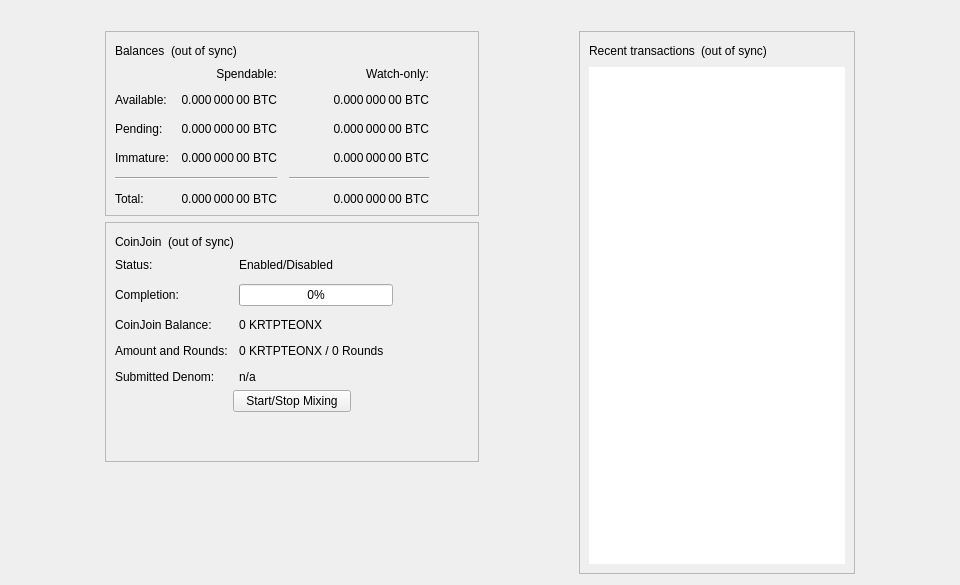
<?xml version="1.0" encoding="UTF-8"?>
<ui version="4.0">
 <class>OverviewPage</class>
 <widget class="QWidget" name="OverviewPage">
  <property name="geometry">
   <rect>
    <x>0</x>
    <y>0</y>
    <width>960</width>
    <height>585</height>
   </rect>
  </property>
  <property name="minimumSize">
   <size>
    <width>960</width>
    <height>0</height>
   </size>
  </property>
  <property name="windowTitle">
   <string>Form</string>
  </property>
  <layout class="QVBoxLayout" name="topLayout">
   <item>
    <widget class="QLabel" name="labelAlerts">
     <property name="visible">
      <bool>false</bool>
     </property>
     <property name="wordWrap">
      <bool>true</bool>
     </property>
     <property name="margin">
      <number>3</number>
     </property>
     <property name="textInteractionFlags">
      <set>Qt::TextSelectableByMouse</set>
     </property>
    </widget>
   </item>
   <item>
    <layout class="QHBoxLayout" name="horizontalLayout" stretch="1,0,1,0,1">
     <item>
      <spacer name="horizontalSpacerLeft">
       <property name="orientation">
        <enum>Qt::Horizontal</enum>
       </property>
       <property name="sizeType">
        <enum>QSizePolicy::Preferred</enum>
       </property>
       <property name="sizeHint" stdset="0">
        <size>
         <width>10</width>
         <height>20</height>
        </size>
       </property>
      </spacer>
     </item>
     <item>
      <layout class="QVBoxLayout" name="verticalLayout_2">
       <item>
        <widget class="QFrame" name="frame">
         <property name="frameShape">
          <enum>QFrame::StyledPanel</enum>
         </property>
         <property name="frameShadow">
          <enum>QFrame::Raised</enum>
         </property>
         <layout class="QVBoxLayout" name="verticalLayout_4">
          <item>
           <layout class="QHBoxLayout" name="horizontalLayout_4">
            <item>
             <widget class="QLabel" name="label_5">
              <property name="text">
               <string>Balances</string>
              </property>
             </widget>
            </item>
            <item>
             <widget class="QLabel" name="labelWalletStatus">
              <property name="toolTip">
               <string>The displayed information may be out of date. Your wallet automatically synchronizes with the Krypteonx network after a connection is established, but this process has not completed yet.</string>
              </property>
              <property name="text">
               <string notr="true">(out of sync)</string>
              </property>
              <property name="alignment">
               <set>Qt::AlignLeading|Qt::AlignLeft|Qt::AlignVCenter</set>
              </property>
             </widget>
            </item>
            <item>
             <spacer name="horizontalSpacer_3">
              <property name="orientation">
               <enum>Qt::Horizontal</enum>
              </property>
              <property name="sizeHint" stdset="0">
               <size>
                <width>40</width>
                <height>20</height>
               </size>
              </property>
             </spacer>
            </item>
           </layout>
          </item>
          <item>
           <layout class="QGridLayout" name="gridLayout">
            <property name="spacing">
             <number>12</number>
            </property>
            <item row="2" column="2">
             <widget class="QLabel" name="labelWatchPending">
              <property name="cursor">
               <cursorShape>IBeamCursor</cursorShape>
              </property>
              <property name="toolTip">
               <string>Unconfirmed transactions to watch-only addresses</string>
              </property>
              <property name="text">
               <string notr="true">0.000 000 00 BTC</string>
              </property>
              <property name="alignment">
               <set>Qt::AlignRight|Qt::AlignTrailing|Qt::AlignVCenter</set>
              </property>
              <property name="textInteractionFlags">
               <set>Qt::LinksAccessibleByMouse|Qt::TextSelectableByKeyboard|Qt::TextSelectableByMouse</set>
              </property>
             </widget>
            </item>
            <item row="2" column="1">
             <widget class="QLabel" name="labelUnconfirmed">
              <property name="cursor">
               <cursorShape>IBeamCursor</cursorShape>
              </property>
              <property name="toolTip">
               <string>Total of transactions that have yet to be confirmed, and do not yet count toward the spendable balance</string>
              </property>
              <property name="text">
               <string notr="true">0.000 000 00 BTC</string>
              </property>
              <property name="alignment">
               <set>Qt::AlignRight|Qt::AlignTrailing|Qt::AlignVCenter</set>
              </property>
              <property name="textInteractionFlags">
               <set>Qt::LinksAccessibleByMouse|Qt::TextSelectableByKeyboard|Qt::TextSelectableByMouse</set>
              </property>
             </widget>
            </item>
            <item row="3" column="2">
             <widget class="QLabel" name="labelWatchImmature">
              <property name="cursor">
               <cursorShape>IBeamCursor</cursorShape>
              </property>
              <property name="toolTip">
               <string>Mined balance in watch-only addresses that has not yet matured</string>
              </property>
              <property name="text">
               <string notr="true">0.000 000 00 BTC</string>
              </property>
              <property name="alignment">
               <set>Qt::AlignRight|Qt::AlignTrailing|Qt::AlignVCenter</set>
              </property>
              <property name="textInteractionFlags">
               <set>Qt::LinksAccessibleByMouse|Qt::TextSelectableByKeyboard|Qt::TextSelectableByMouse</set>
              </property>
             </widget>
            </item>
            <item row="4" column="0" colspan="2">
             <widget class="Line" name="lineSpendableBalance">
              <property name="orientation">
               <enum>Qt::Horizontal</enum>
              </property>
             </widget>
            </item>
            <item row="4" column="2">
             <widget class="Line" name="lineWatchBalance">
              <property name="sizePolicy">
               <sizepolicy hsizetype="Preferred" vsizetype="Fixed">
                <horstretch>0</horstretch>
                <verstretch>0</verstretch>
               </sizepolicy>
              </property>
              <property name="minimumSize">
               <size>
                <width>140</width>
                <height>0</height>
               </size>
              </property>
              <property name="orientation">
               <enum>Qt::Horizontal</enum>
              </property>
             </widget>
            </item>
            <item row="5" column="0">
             <widget class="QLabel" name="labelTotalText">
              <property name="text">
               <string>Total:</string>
              </property>
             </widget>
            </item>
            <item row="3" column="1">
             <widget class="QLabel" name="labelImmature">
              <property name="cursor">
               <cursorShape>IBeamCursor</cursorShape>
              </property>
              <property name="toolTip">
               <string>Mined balance that has not yet matured</string>
              </property>
              <property name="text">
               <string notr="true">0.000 000 00 BTC</string>
              </property>
              <property name="alignment">
               <set>Qt::AlignRight|Qt::AlignTrailing|Qt::AlignVCenter</set>
              </property>
              <property name="textInteractionFlags">
               <set>Qt::LinksAccessibleByMouse|Qt::TextSelectableByKeyboard|Qt::TextSelectableByMouse</set>
              </property>
             </widget>
            </item>
            <item row="2" column="3">
             <spacer name="horizontalSpacer_2">
              <property name="orientation">
               <enum>Qt::Horizontal</enum>
              </property>
              <property name="sizeHint" stdset="0">
               <size>
                <width>40</width>
                <height>20</height>
               </size>
              </property>
             </spacer>
            </item>
            <item row="3" column="0">
             <widget class="QLabel" name="labelImmatureText">
              <property name="text">
               <string>Immature:</string>
              </property>
             </widget>
            </item>
            <item row="5" column="1">
             <widget class="QLabel" name="labelTotal">
              <property name="cursor">
               <cursorShape>IBeamCursor</cursorShape>
              </property>
              <property name="toolTip">
               <string>Your current total balance</string>
              </property>
              <property name="text">
               <string notr="true">0.000 000 00 BTC</string>
              </property>
              <property name="alignment">
               <set>Qt::AlignRight|Qt::AlignTrailing|Qt::AlignVCenter</set>
              </property>
              <property name="textInteractionFlags">
               <set>Qt::LinksAccessibleByMouse|Qt::TextSelectableByKeyboard|Qt::TextSelectableByMouse</set>
              </property>
             </widget>
            </item>
            <item row="5" column="2">
             <widget class="QLabel" name="labelWatchTotal">
              <property name="cursor">
               <cursorShape>IBeamCursor</cursorShape>
              </property>
              <property name="toolTip">
               <string>Current total balance in watch-only addresses</string>
              </property>
              <property name="text">
               <string notr="true">0.000 000 00 BTC</string>
              </property>
              <property name="alignment">
               <set>Qt::AlignRight|Qt::AlignTrailing|Qt::AlignVCenter</set>
              </property>
              <property name="textInteractionFlags">
               <set>Qt::LinksAccessibleByMouse|Qt::TextSelectableByKeyboard|Qt::TextSelectableByMouse</set>
              </property>
             </widget>
            </item>
            <item row="0" column="2">
             <widget class="QLabel" name="labelWatchonly">
              <property name="text">
               <string>Watch-only:</string>
              </property>
              <property name="alignment">
               <set>Qt::AlignRight|Qt::AlignTrailing|Qt::AlignVCenter</set>
              </property>
             </widget>
            </item>
            <item row="1" column="0">
             <widget class="QLabel" name="labelBalanceText">
              <property name="text">
               <string>Available:</string>
              </property>
             </widget>
            </item>
            <item row="1" column="1">
             <widget class="QLabel" name="labelBalance">
              <property name="cursor">
               <cursorShape>IBeamCursor</cursorShape>
              </property>
              <property name="toolTip">
               <string>Your current spendable balance</string>
              </property>
              <property name="text">
               <string notr="true">0.000 000 00 BTC</string>
              </property>
              <property name="alignment">
               <set>Qt::AlignRight|Qt::AlignTrailing|Qt::AlignVCenter</set>
              </property>
              <property name="textInteractionFlags">
               <set>Qt::LinksAccessibleByMouse|Qt::TextSelectableByKeyboard|Qt::TextSelectableByMouse</set>
              </property>
             </widget>
            </item>
            <item row="1" column="2">
             <widget class="QLabel" name="labelWatchAvailable">
              <property name="cursor">
               <cursorShape>IBeamCursor</cursorShape>
              </property>
              <property name="toolTip">
               <string>Your current balance in watch-only addresses</string>
              </property>
              <property name="text">
               <string notr="true">0.000 000 00 BTC</string>
              </property>
              <property name="alignment">
               <set>Qt::AlignRight|Qt::AlignTrailing|Qt::AlignVCenter</set>
              </property>
              <property name="textInteractionFlags">
               <set>Qt::LinksAccessibleByMouse|Qt::TextSelectableByKeyboard|Qt::TextSelectableByMouse</set>
              </property>
             </widget>
            </item>
            <item row="2" column="0">
             <widget class="QLabel" name="labelPendingText">
              <property name="text">
               <string>Pending:</string>
              </property>
             </widget>
            </item>
            <item row="0" column="1">
             <widget class="QLabel" name="labelSpendable">
              <property name="text">
               <string>Spendable:</string>
              </property>
              <property name="alignment">
               <set>Qt::AlignRight|Qt::AlignTrailing|Qt::AlignVCenter</set>
              </property>
             </widget>
            </item>
           </layout>
          </item>
         </layout>
        </widget>
       </item>
       <item>
        <widget class="QFrame" name="frameCoinJoin">
         <property name="layoutDirection">
          <enum>Qt::LeftToRight</enum>
         </property>
         <property name="frameShape">
          <enum>QFrame::StyledPanel</enum>
         </property>
         <property name="frameShadow">
          <enum>QFrame::Raised</enum>
         </property>
         <layout class="QVBoxLayout" name="VerticalLayout_PS1">
          <item>
           <layout class="QHBoxLayout" name="horizontalLayout_5">
            <item>
             <widget class="QLabel" name="labelCoinJoinHeader">
              <property name="text">
               <string notr="true">CoinJoin</string>
              </property>
             </widget>
            </item>
            <item>
             <widget class="QLabel" name="labelCoinJoinSyncStatus">
              <property name="toolTip">
               <string>The displayed information may be out of date. Your wallet automatically synchronizes with the Krypteonx network after a connection is established, but this process has not completed yet.</string>
              </property>
              <property name="text">
               <string notr="true">(out of sync)</string>
              </property>
              <property name="alignment">
               <set>Qt::AlignLeading|Qt::AlignLeft|Qt::AlignVCenter</set>
              </property>
             </widget>
            </item>
            <item>
             <spacer name="horizontalSpacer_4">
              <property name="orientation">
               <enum>Qt::Horizontal</enum>
              </property>
              <property name="sizeHint" stdset="0">
               <size>
                <width>40</width>
                <height>20</height>
               </size>
              </property>
             </spacer>
            </item>
           </layout>
          </item>
          <item>
           <layout class="QFormLayout" name="coinJoinFormLayout">
            <property name="fieldGrowthPolicy">
             <enum>QFormLayout::AllNonFixedFieldsGrow</enum>
            </property>
            <property name="horizontalSpacing">
             <number>11</number>
            </property>
            <property name="verticalSpacing">
             <number>12</number>
            </property>
            <item row="0" column="0">
             <widget class="QLabel" name="labelCoinJoinEnabledText">
              <property name="text">
               <string>Status:</string>
              </property>
             </widget>
            </item>
            <item row="0" column="1">
             <widget class="QLabel" name="labelCoinJoinEnabled">
              <property name="text">
               <string>Enabled/Disabled</string>
              </property>
             </widget>
            </item>
            <item row="1" column="0">
             <widget class="QLabel" name="labelCompletitionText">
              <property name="text">
               <string>Completion:</string>
              </property>
             </widget>
            </item>
            <item row="1" column="1">
             <widget class="QProgressBar" name="coinJoinProgress">
              <property name="maximumSize">
               <size>
                <width>154</width>
                <height>16777215</height>
               </size>
              </property>
              <property name="value">
               <number>0</number>
              </property>
             </widget>
            </item>
            <item row="2" column="0">
             <widget class="QLabel" name="labelAnonymizedText">
              <property name="text">
               <string notr="true">CoinJoin Balance:</string>
              </property>
             </widget>
            </item>
            <item row="2" column="1">
             <widget class="QLabel" name="labelAnonymized">
              <property name="text">
               <string notr="true">0 KRTPTEONX</string>
              </property>
             </widget>
            </item>
            <item row="3" column="0">
             <widget class="QLabel" name="labelAmountAndRoundsText">
              <property name="text">
               <string>Amount and Rounds:</string>
              </property>
             </widget>
            </item>
            <item row="3" column="1">
             <widget class="QLabel" name="labelAmountRounds">
              <property name="text">
               <string notr="true">0 KRTPTEONX / 0 Rounds</string>
              </property>
             </widget>
            </item>
            <item row="4" column="0">
             <widget class="QLabel" name="labelSubmittedDenomText">
              <property name="text">
               <string>Submitted Denom:</string>
              </property>
             </widget>
            </item>
            <item row="4" column="1">
             <widget class="QLabel" name="labelSubmittedDenom">
              <property name="toolTip">
               <string>The denominations you submitted to the Smartnode.&lt;br&gt;To mix, other users must submit the exact same denominations.</string>
              </property>
              <property name="text">
               <string>n/a</string>
              </property>
              <property name="wordWrap">
               <bool>true</bool>
              </property>
             </widget>
            </item>
           </layout>
          </item>
          <item>
           <layout class="QVBoxLayout" name="VerticalLayout_PS">
            <item>
             <layout class="QHBoxLayout" name="horizontalLayout_3">
              <property name="topMargin">
               <number>0</number>
              </property>
              <item>
               <spacer name="horizontalSpacer_5">
                <property name="orientation">
                 <enum>Qt::Horizontal</enum>
                </property>
                <property name="sizeHint" stdset="0">
                 <size>
                  <width>40</width>
                  <height>20</height>
                 </size>
                </property>
               </spacer>
              </item>
              <item>
               <widget class="QPushButton" name="toggleCoinJoin">
                <property name="sizePolicy">
                 <sizepolicy hsizetype="MinimumExpanding" vsizetype="Fixed">
                  <horstretch>0</horstretch>
                  <verstretch>0</verstretch>
                 </sizepolicy>
                </property>
                <property name="text">
                 <string>Start/Stop Mixing</string>
                </property>
               </widget>
              </item>
              <item>
               <spacer name="horizontalSpacer_6">
                <property name="orientation">
                 <enum>Qt::Horizontal</enum>
                </property>
                <property name="sizeHint" stdset="0">
                 <size>
                  <width>40</width>
                  <height>20</height>
                 </size>
                </property>
               </spacer>
              </item>
             </layout>
            </item>
            <item>
             <spacer name="verticalSpacer_3">
              <property name="orientation">
               <enum>Qt::Vertical</enum>
              </property>
              <property name="sizeHint" stdset="0">
               <size>
                <width>20</width>
                <height>40</height>
               </size>
              </property>
             </spacer>
            </item>
           </layout>
          </item>
         </layout>
        </widget>
       </item>
       <item>
        <spacer name="verticalSpacer">
         <property name="orientation">
          <enum>Qt::Vertical</enum>
         </property>
         <property name="sizeHint" stdset="0">
          <size>
           <width>20</width>
           <height>40</height>
          </size>
         </property>
        </spacer>
       </item>
      </layout>
     </item>
     <item>
      <spacer name="horizontalSpacerCenter">
       <property name="orientation">
        <enum>Qt::Horizontal</enum>
       </property>
       <property name="sizeHint" stdset="0">
        <size>
         <width>10</width>
         <height>20</height>
        </size>
       </property>
      </spacer>
     </item>
     <item>
      <layout class="QVBoxLayout" name="verticalLayout_3">
       <item>
        <widget class="QFrame" name="frame_2">
         <property name="frameShape">
          <enum>QFrame::StyledPanel</enum>
         </property>
         <property name="frameShadow">
          <enum>QFrame::Raised</enum>
         </property>
         <layout class="QVBoxLayout" name="verticalLayout">
          <item>
           <layout class="QHBoxLayout" name="horizontalLayout_2">
            <item>
             <widget class="QLabel" name="label_4">
              <property name="text">
               <string>Recent transactions</string>
              </property>
             </widget>
            </item>
            <item>
             <widget class="QLabel" name="labelTransactionsStatus">
              <property name="toolTip">
               <string>The displayed information may be out of date. Your wallet automatically synchronizes with the Krypteonx network after a connection is established, but this process has not completed yet.</string>
              </property>
              <property name="text">
               <string notr="true">(out of sync)</string>
              </property>
              <property name="alignment">
               <set>Qt::AlignLeading|Qt::AlignLeft|Qt::AlignVCenter</set>
              </property>
             </widget>
            </item>
            <item>
             <spacer name="horizontalSpacer">
              <property name="orientation">
               <enum>Qt::Horizontal</enum>
              </property>
              <property name="sizeHint" stdset="0">
               <size>
                <width>40</width>
                <height>20</height>
               </size>
              </property>
             </spacer>
            </item>
           </layout>
          </item>
          <item>
           <widget class="QListView" name="listTransactions">
            <property name="frameShape">
             <enum>QFrame::NoFrame</enum>
            </property>
            <property name="verticalScrollBarPolicy">
             <enum>Qt::ScrollBarAlwaysOff</enum>
            </property>
            <property name="horizontalScrollBarPolicy">
             <enum>Qt::ScrollBarAlwaysOff</enum>
            </property>
            <property name="selectionMode">
             <enum>QAbstractItemView::NoSelection</enum>
            </property>
           </widget>
          </item>
         </layout>
        </widget>
       </item>
      </layout>
     </item>
     <item>
      <spacer name="horizontalSpacerRight">
       <property name="orientation">
        <enum>Qt::Horizontal</enum>
       </property>
       <property name="sizeType">
        <enum>QSizePolicy::Preferred</enum>
       </property>
       <property name="sizeHint" stdset="0">
        <size>
         <width>10</width>
         <height>20</height>
        </size>
       </property>
      </spacer>
     </item>
    </layout>
   </item>
  </layout>
 </widget>
 <resources/>
 <connections/>
</ui>
